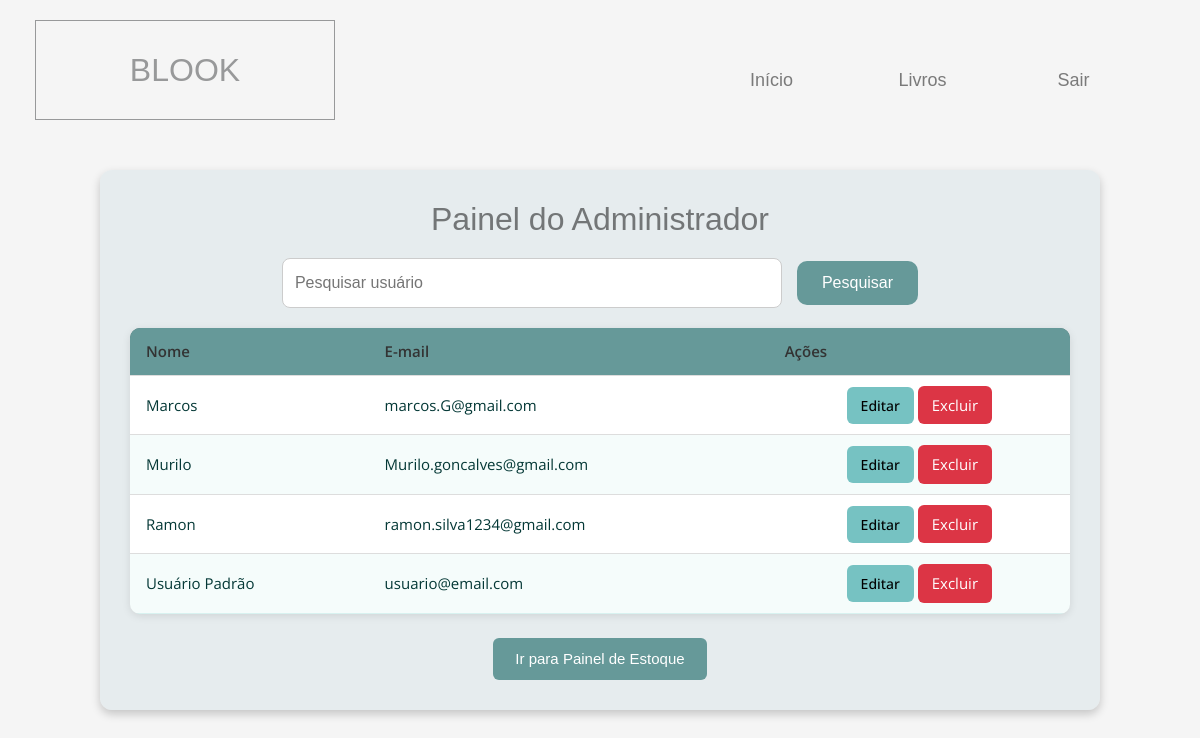
/adm.php (signed in), run on the app's committed database.
### tables this page shows
CREATE TABLE `usuarios` (
  `id_usuario` int(11) NOT NULL,
  `nome` varchar(100) NOT NULL,
  `email` varchar(100) NOT NULL,
  `senha` varchar(255) NOT NULL,
  `telefone` varchar(20) DEFAULT NULL,
  `data_cadastro` datetime DEFAULT current_timestamp(),
  `tipo_usuario` enum('admin','leitor') NOT NULL DEFAULT 'leitor'
);

### adm.php (the view, shortened to what this page needs)
<?php
include 'cabecalho_painel.php';
$host = "localhost";
$user = "root";
$pass = "";
$db   = "biblioteca_blook";
$conn = new mysqli($host, $user, $pass, $db);
$pesquisa = isset($_GET['q']) ? trim($_GET['q']) : '';
if ($pesquisa !== '') {
    $sql = "SELECT id_usuario, nome, email
            FROM Usuarios
            WHERE tipo_usuario = 'leitor'
            AND (nome LIKE ? OR email LIKE ?)
            ORDER BY nome ASC";
    $stmt = $conn->prepare($sql);
    $like = "%{$pesquisa}%";
    $stmt->bind_param("ss", $like, $like);
    $stmt->execute();
    $result = $stmt->get_result();
} else {
    $result = $conn->query("SELECT id_usuario, nome, email
                            FROM Usuarios
                            WHERE tipo_usuario = 'leitor'
                            ORDER BY nome ASC");
}
?>
<!DOCTYPE html>
<html lang="pt-BR">
<head>
  <link rel="stylesheet" href="css/adm.css">
</head>
<body>
<div class="container">
    <h1>Painel do Administrador</h1>
    <div class="search-box">
        <form method="GET" action="adm.php">
            <input type="text" name="q" placeholder="Pesquisar usuário"
                   value="<?= htmlspecialchars($pesquisa) ?>">
            <button class="pesquisa" type="submit">Pesquisar</button>
        </form>
    </div>
    <table>
        <thead>
        <tr>
            <th>Nome</th><th>E-mail</th><th>Ações</th>
        </tr>
        </thead>
        <tbody>
        <?php if ($result->num_rows > 0): ?>
            <?php while ($row = $result->fetch_assoc()): ?>
                <tr>
                    <td><?= htmlspecialchars($row['nome']) ?></td>
                    <td><?= htmlspecialchars($row['email']) ?></td>
                    <td>
                        <a href="editar_usuario.php?id_usuario=<?= $row['id_usuario'] ?>">
                            <button class="editar">Editar</button>
                        </a>
                        <form method="POST" style="display:inline"
                              onsubmit="return confirm('Excluir usuário?');">
                            <button class="excluir" name="excluir">Excluir</button>
                        </form>
                    </td>
                </tr>
            <?php endwhile; ?>
        <?php else: ?>
            <tr><td colspan="3">Nenhum usuário encontrado.</td></tr>
        <?php endif; ?>
        </tbody>
    </table>
    <div class="botao-navegacao">
      <a href="estoque.php" class="botao-voltar">Ir para Painel de Estoque</a>
    </div>
</div>
</body>
</html>

### css/templatemo-style.css (style rules this page uses)
html { scroll-behavior: smooth; }
body { font-family: "Open Sans", Arial, Helvetica, sans-serif; font-size: 18px; font-weight: 400; overflow-x: hidden; padding-top: 78px; color: #5f6061; }
a, button { transition: all 0.3s ease; }
input { padding: 13px 20px; }

### css/dash.css (style rules this page uses)
table { width: 100%; border-collapse: collapse; font-family: "Open Sans", Arial, Helvetica, sans-serif; font-size: 15px; color: #043836; background-color: #ffffff; border-radius: 8px; overflow: hidden; }
table thead { background-color: #496b6b; color: #ffffff; }
table thead th { padding: 12px 16px; text-align: left; font-weight: 600; }
table tbody tr { border-bottom: 1px solid rgba(63, 191, 180, 0.2); transition: background 0.2s ease; }
table tbody tr:nth-child(even) { background-color: rgba(63, 191, 180, 0.05); }
table td { padding: 10px 16px; }
table td:last-child { text-align: center; font-weight: 600; color: #669999; }

### css/adm.css (style rules this page uses)
body { background-color: #f5f5f5; font-family: Arial, sans-serif; margin: 0; padding: 20px; }
.botao-navegacao { display: flex; justify-content: center; margin-top: 24px; }
.botao-voltar { display: inline-block; background-color: #669999; color: #fff; padding: 10px 22px; border-radius: 6px; font-size: 15px; font-weight: 500; text-decoration: none; transition: 0.25s ease; }
.container { max-width: 1000px; margin: auto; background: #d7e2e77e; padding: 30px; border-radius: 12px; box-shadow: 0 4px 10px rgba(0,0,0,0.2); }
h1 { text-align: center; color: rgba(0,0,0,.5); font-size: 32px; margin-bottom: 20px; }
.search-box { text-align: center; margin-bottom: 20px; }
.search-box input { padding: 10px 15px; width: 70%; max-width: 500px; border: 1px solid #ccc; border-radius: 50px; font-size: 16px; transition: border-color 0.3s; }
button.pesquisa { background-color: #669999; color: white; border-radius: 10px; border: none; padding: 10px 25px; font-size: 16px; cursor: pointer; margin-left: 10px; transition: background-color 0.3s, transform 0.2s; }
table { width: 100%; border-collapse: collapse; background: white; border-radius: 10px; overflow: hidden; box-shadow: 0 2px 8px rgba(0,0,0,0.1); }
th, td { padding: 12px; text-align: left; }
th { background: #669999; color: #333; }
td { border-top: 1px solid #ddd; }
.editar { background: #76c2c2; color: black; border: none; border-radius: 6px; padding: 8px 14px; font-size: 14px; font-weight: 500; cursor: pointer; transition: background 0.3s ease, color 0.3s ease, transform 0.2s; }
.excluir { background-color: #dc3545; color: white; padding: 8px 14px; border-radius: 6px; cursor: pointer; border: none; transition: 0.3s; }

### css/editar_usuario.css (style rules this page uses)
body { background-color: #f5f5f5; font-family: Arial, sans-serif; margin: 0; padding: 20px; }
h1 { text-align: center; color: rgba(0, 0, 0, 0.6); font-size: 30px; margin-bottom: 25px; }
form input[type="text"], form input[type="email"], form select { width: 100%; padding: 12px; border: 1px solid #ccc; border-radius: 8px; font-size: 16px; box-sizing: border-box; transition: border-color 0.3s; }

### css/editar_estoque.css (style rules this page uses)
body { background-color: #f5f5f5; font-family: Arial, sans-serif; margin: 0; padding: 20px; }
.editar { background: #76c2c2; color: black; border: none; cursor: pointer; transition: background 0.3s ease, color 0.3s ease; }

### data on the page
usuarios: nome "Marcos", email "marcos.G@gmail.com"
usuarios: nome "Murilo", email "Murilo.goncalves@gmail.com"
usuarios: nome "Ramon", email "ramon.silva1234@gmail.com"
usuarios: nome "Usuário Padrão", email "usuario@email.com"
